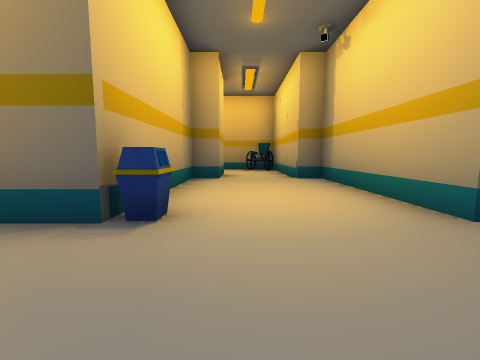
View 1 (above)

17 first-person views from a walk through a scene from a Unity 3-D project. The camera is 1.3 m above the floor, tilts 6° down and sees 90° across. The floor is counted in squares, 2 m on a side. Each view is taken from the middle of a square. On the plan, view 1 faces up. The plan holds only what a view shows up to about 9 squares ahead; the rest is blank. Some animated figures are not drawn. Door leaves are left out, so doorways stand open. Some surface patterns are stand-ins.

View 2
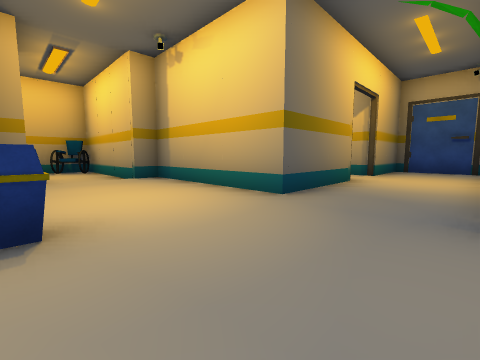

View 3
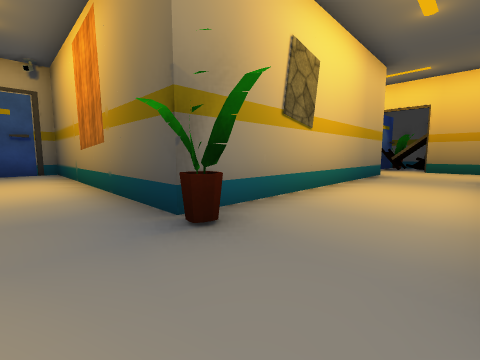

View 4
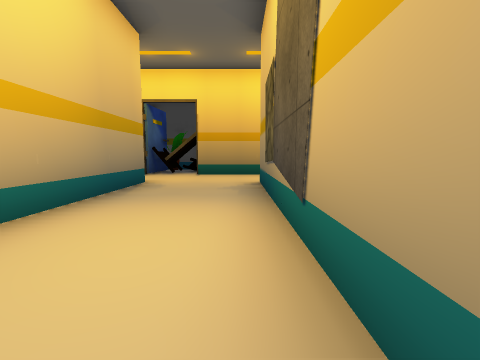

View 5
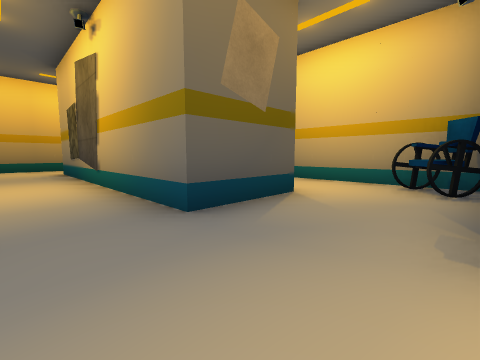

View 6
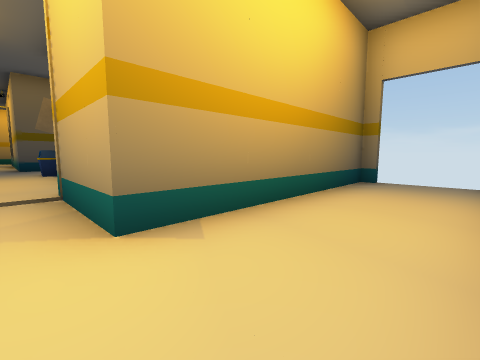

View 7
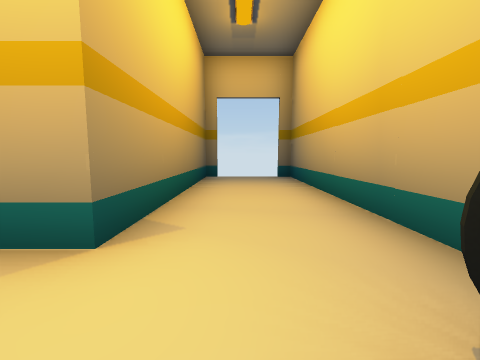

View 8
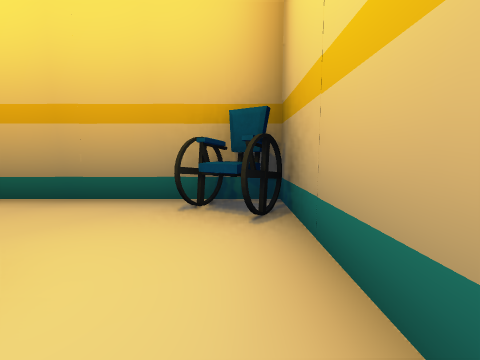

View 9
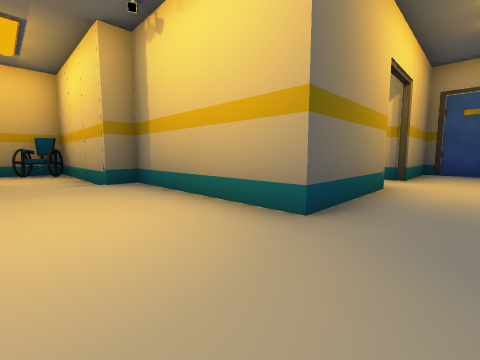

View 10
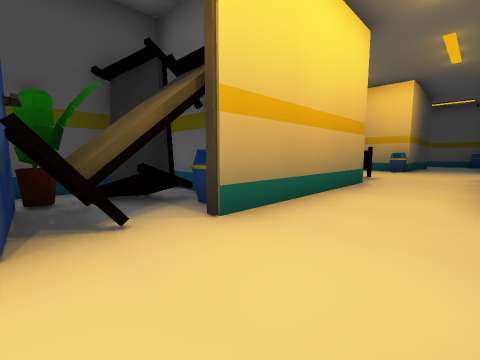

View 11
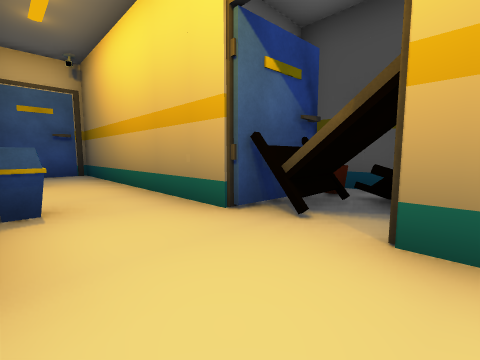

View 12
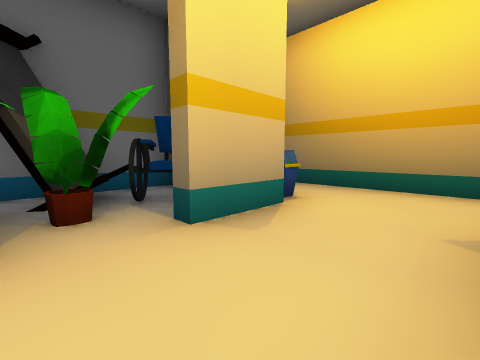

View 13
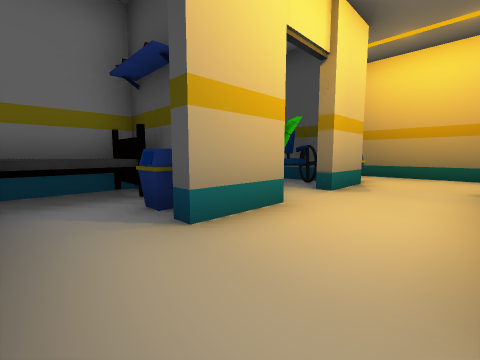

View 14
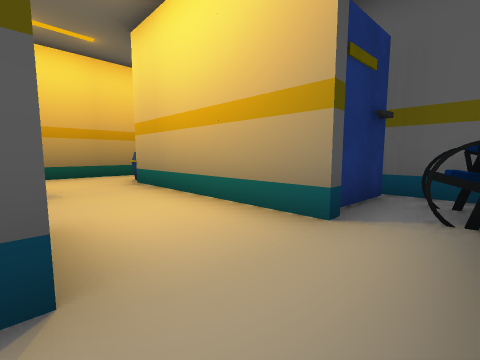

View 15
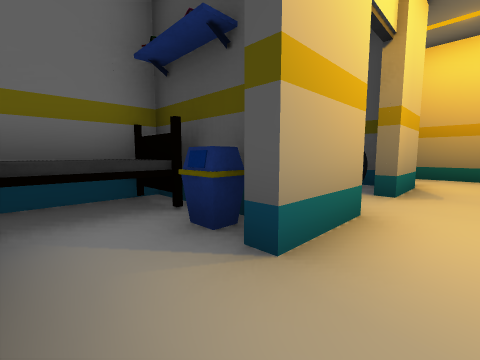

View 16
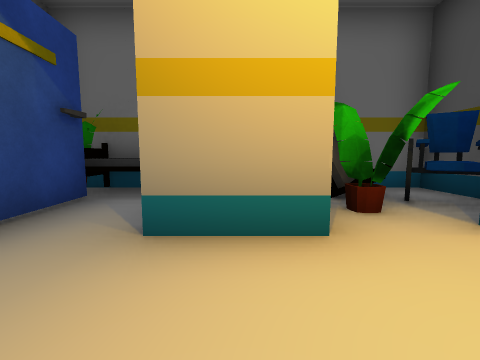

View 17
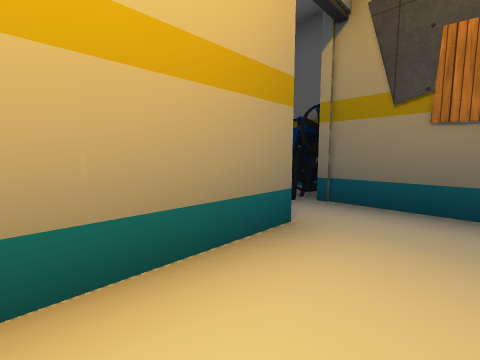

### Floor plan
Points are (right, up) in squares from view 1. A wall is a line through its corners. A room is listed if a view was taken in it or the views show most of it. See-through windows are left out.
Room 1 (views 1, 2, 3, 4, 5, 6, 7, 8, 9, 11, 13, 15)
walls: (4.4, -0.3) (9.7, -0.3) (9.7, 2.3) (7.1, 2.3); (4.5, 2.3) (2.3, 2.3) (2.3, 6.7) (1.6, 6.7) (1.6, 11.5) (-6.1, 11.5); (-2.8, -0.3) (-0.5, -0.3) (-0.5, -7.7); (6.1, -1.8) (4.5, -1.8); (-5, 2.1) (-5, -1.9); (2.3, -7.7) (2.3, -3.4); (-6.1, 9) (-0.5, 9) (-0.5, 6.7) (-1.3, 6.7) (-1.3, 2.3) (-2.4, 2.3); (-3, -9.9) (1.5, -9.9)
ways out: opening at (3.5, -8.5) to room 2; opening at (5.5, -4) to room 2; opening at (7.5, -2.5) to room 3; opening at (-3.5, -8.5); opening at (-3.5, -1.5); opening at (2, -10); gap at (-6.2, 10.4)
objects: other object (-4, 2); other object (-1, 2); other object (1, 11); other object (2, 0); other object (3, -3) to (4, -3); other object (3, -2) to (4, -2); other object (4, -1)
Room 2 (views 10, 12, 16, 17)
walls: (6.9, -7.5) (6.9, -6.2) (7.2, -6.2); (6.9, -4.7) (6.9, -3.1); (9.7, -7.6) (9.7, -4.9); (4.7, -3.4) (4.7, -7.5); (3.1, -9.9) (9.7, -9.9) (9.7, -8.2)
ways out: opening at (3.5, -8.5) to room 1; opening at (5.5, -4) to room 1
objects: other object (4, -8); other object (7, -8); other object (8, -7) to (9, -7); other object (8, -6); other object (8, -5); other object (9, -6) to (9, -5)
Room 3 (view 14)
walls: (7.7, -3.8) (9.1, -3.8); (9.7, -3.9) (9.7, -0.9)
ways out: opening at (7.5, -2.5) to room 1
objects: other object (8, -3); other object (8, -2); other object (9, -3) to (9, -2); other object (9, -1)

Where each view was taken, in squares from view 1:
view 1: 0 up, 0 right, facing up
view 2: 0 up, 1 left, facing up-right
view 3: 1 up, 0 right, facing down-right
view 4: 2 down, 0 right, facing down
view 5: 2 up, 1 right, facing down-left
view 6: 11 up, 0 right, facing down-left
view 7: 10 up, 1 right, facing left
view 8: 8 up, 1 right, facing up
view 9: 1 up, 0 right, facing up-right
view 10: 8 down, 3 right, facing down-left
view 11: 8 down, 1 right, facing down-right
view 12: 5 down, 5 right, facing down-right
view 13: 2 down, 5 right, facing down-right
view 14: 2 down, 7 right, facing down-left
view 15: 2 down, 6 right, facing down-right
view 16: 4 down, 5 right, facing right
view 17: 5 down, 6 right, facing up-left
